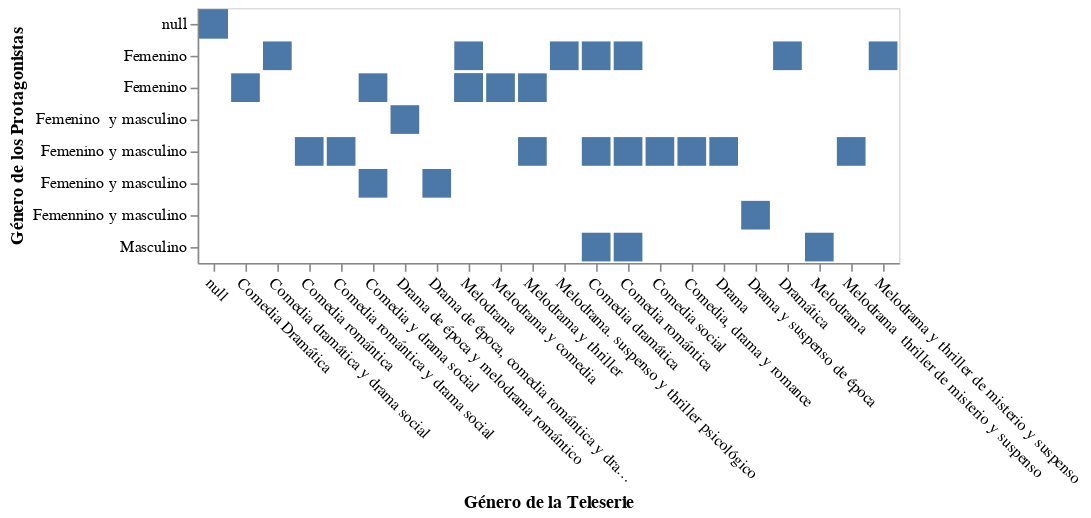

Source (notebook cell):
### Markdown cell above
**Reasoning**:
The chart was generated but not displayed. The next step is to explicitly display the chart.

### Code cell
chart.display()

### Figure 1 — Vega-Lite specification as saved in the notebook (floating-point values rounded to 4 significant figures)
{"config": {"view": {"continuousWidth": 300, "continuousHeight": 300}}, "data": {"name": "data-66b79285ce0fb489b03cc46dc928b1c9"}, "mark": {"type": "bar"}, "encoding": {"x": {"axis": {"labelAngle": 45}, "field": "GÉNERO DE LA TELESERIE", "title": "Género de la Teleserie", "type": "nominal"}, "y": {"axis": {"labelAngle": 0}, "field": "GÉNERO DE LOS  PROTAGONISTAS", "title": "Género de los Protagonistas", "type": "nominal"}}, "$schema": "https://vega.github.io/schema/vega-lite/v5.20.1.json", "datasets": {"data-66b79285ce0fb489b03cc46dc928b1c9": [{"GÉNERO DE LA TELESERIE": "\nMelodrama y thriller", "GÉNERO DE LOS  PROTAGONISTAS": "Femenino "}, {"GÉNERO DE LA TELESERIE": "\nMelodrama", "GÉNERO DE LOS  PROTAGONISTAS": "Femenino "}, {"GÉNERO DE LA TELESERIE": "Drama", "GÉNERO DE LOS  PROTAGONISTAS": "Femenino y masculino"}, {"GÉNERO DE LA TELESERIE": "\nMelodrama", "GÉNERO DE LOS  PROTAGONISTAS": "Femenino"}, {"GÉNERO DE LA TELESERIE": "\nMelodrama. suspenso y thriller psicológico", "GÉNERO DE LOS  PROTAGONISTAS": "Femenino"}, {"GÉNERO DE LA TELESERIE": "Dramática", "GÉNERO DE LOS  PROTAGONISTAS": "Femenino"}, {"GÉNERO DE LA TELESERIE": "Comedia social", "GÉNERO DE LOS  PROTAGONISTAS": "Femenino y masculino"}, {"GÉNERO DE LA TELESERIE": "\nMelodrama y thriller", "GÉNERO DE LOS  PROTAGONISTAS": "Femenino y masculino"}, {"GÉNERO DE LA TELESERIE": "\nComedia romántica", "GÉNERO DE LOS  PROTAGONISTAS": "Femenino y masculino"}, {"GÉNERO DE LA TELESERIE": "\nComedia dramática y drama social", "GÉNERO DE LOS  PROTAGONISTAS": "Femenino"}, {"GÉNERO DE LA TELESERIE": "\nMelodrama y comedia", "GÉNERO DE LOS  PROTAGONISTAS": "Femenino "}, {"GÉNERO DE LA TELESERIE": "\nComedia romántica y drama social", "GÉNERO DE LOS  PROTAGONISTAS": "Femenino y masculino"}, {"GÉNERO DE LA TELESERIE": "\nComedia y drama social", "GÉNERO DE LOS  PROTAGONISTAS": "Femenino y masculino "}, {"GÉNERO DE LA TELESERIE": "\nDrama de época, comedia romántica y drama social", "GÉNERO DE LOS  PROTAGONISTAS": "Femenino y masculino "}, {"GÉNERO DE LA TELESERIE": "\nComedia y drama social", "GÉNERO DE LOS  PROTAGONISTAS": "Femenino "}, {"GÉNERO DE LA TELESERIE": "\nMelodrama", "GÉNERO DE LOS  PROTAGONISTAS": "Femenino "}, {"GÉNERO DE LA TELESERIE": "\nDrama de época y melodrama romántico", "GÉNERO DE LOS  PROTAGONISTAS": "Femenino  y masculino"}, {"GÉNERO DE LA TELESERIE": "\nComedia Dramática", "GÉNERO DE LOS  PROTAGONISTAS": "Femenino "}, {"GÉNERO DE LA TELESERIE": "Drama y suspenso de época", "GÉNERO DE LOS  PROTAGONISTAS": "Femennino y masculino "}, {"GÉNERO DE LA TELESERIE": "Comedia romántica", "GÉNERO DE LOS  PROTAGONISTAS": "Femenino"}, {"GÉNERO DE LA TELESERIE": "Comedia romántica", "GÉNERO DE LOS  PROTAGONISTAS": "Masculino"}, {"GÉNERO DE LA TELESERIE": "Comedia dramática", "GÉNERO DE LOS  PROTAGONISTAS": "Femenino"}, {"GÉNERO DE LA TELESERIE": "Comedia romántica", "GÉNERO DE LOS  PROTAGONISTAS": "Femenino y masculino"}, {"GÉNERO DE LA TELESERIE": "Melodrama  thriller de misterio y suspenso", "GÉNERO DE LOS  PROTAGONISTAS": "Femenino y masculino"}, {"GÉNERO DE LA TELESERIE": "Melodrama y thriller de misterio y suspenso", "GÉNERO DE LOS  PROTAGONISTAS": "Femenino"}, {"GÉNERO DE LA TELESERIE": "Comedia dramática", "GÉNERO DE LOS  PROTAGONISTAS": "Femenino y masculino"}, {"GÉNERO DE LA TELESERIE": "Comedia dramática", "GÉNERO DE LOS  PROTAGONISTAS": "Masculino"}, {"GÉNERO DE LA TELESERIE": "Comedia, drama y romance", "GÉNERO DE LOS  PROTAGONISTAS": "Femenino y masculino"}, {"GÉNERO DE LA TELESERIE": "Melodrama", "GÉNERO DE LOS  PROTAGONISTAS": "Masculino"}, {"GÉNERO DE LA TELESERIE": null, "GÉNERO DE LOS  PROTAGONISTAS": null}, {"GÉNERO DE LA TELESERIE": null, "GÉNERO DE LOS  PROTAGONISTAS": null}, {"GÉNERO DE LA TELESERIE": null, "GÉNERO DE LOS  PROTAGONISTAS": null}, {"GÉNERO DE LA TELESERIE": null, "GÉNERO DE LOS  PROTAGONISTAS": null}]}}
